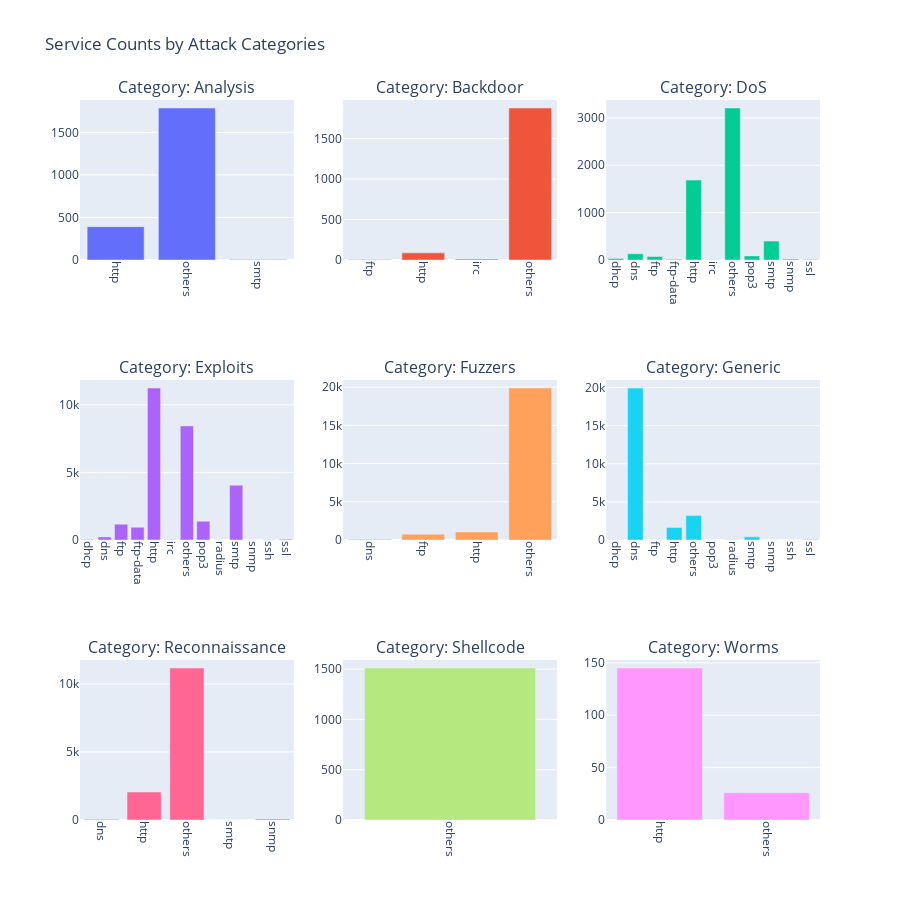

This figure's notebook cell:
### Code cell
fig = make_subplots(rows=3,
                    cols=3,
                    subplot_titles=('Category: Analysis',
                                    'Category: Backdoor',
                                    'Category: DoS',
                                    'Category: Exploits',
                                    'Category: Fuzzers',
                                    'Category: Generic',
                                    'Category: Reconnaissance',
                                    'Category: Shellcode',
                                    'Category: Worms'
                                    )
                    )


# List of attack categories
categories = ['Analysis',
              'Backdoor',
              'DoS',
              'Exploits',
              'Fuzzers',
              'Generic',
              'Reconnaissance',
              'Shellcode',
              'Worms'
              ]


# Row and Column positions for each plot
positions = [
    (1, 1),
    (1, 2),
    (1, 3),
    (2, 1),
    (2, 2),
    (2, 3),
    (3, 1),
    (3, 2),
    (3, 3)
]


# Creating a bar plot for each one
for i, category in enumerate(categories):
    # Filtering the dataframe for each attack category
    df_filtered = df_attacks_cat_services[df_attacks_cat_services['attack_cat'] == category]

    fig.add_trace(go.Bar(x=df_filtered['service'],
                         y=df_filtered['Count'],
                         name=category,
                         marker_color=px.colors.qualitative.Plotly[i]
                         ),
                  row=positions[i][0],
                  col=positions[i][1]
                  )


fig.update_layout(height=900,
                  width=900,
                  title_text="Service Counts by Attack Categories",
                  showlegend=False
                  )


fig.update_xaxes(tickangle=90)


fig.show()

### Figure 1 — Plotly figure (JSON) as saved in the notebook; plotly's stock layout.template omitted (floating-point values rounded to 4 significant figures)
{"data": [{"marker": {"color": "#636EFA"}, "name": "Analysis", "type": "bar", "x": ["http", "others", "smtp"], "xaxis": "x", "y": [392, 1786, 6], "yaxis": "y"}, {"marker": {"color": "#EF553B"}, "name": "Backdoor", "type": "bar", "x": ["ftp", "http", "irc", "others"], "xaxis": "x2", "y": [7, 88, 11, 1877], "yaxis": "y2"}, {"marker": {"color": "#00CC96"}, "name": "DoS", "type": "bar", "x": ["dhcp", "dns", "ftp", "ftp-data", "http", "irc", "others", "pop3", "smtp", "snmp", "ssl"], "xaxis": "x3", "y": [30, 132, 73, 14, 1687, 7, 3208, 87, 400, 19, 8], "yaxis": "y3"}, {"marker": {"color": "#AB63FA"}, "name": "Exploits", "type": "bar", "x": ["dhcp", "dns", "ftp", "ftp-data", "http", "irc", "others", "pop3", "radius", "smtp", "snmp", "ssh", "ssl"], "xaxis": "x4", "y": [36, 226, 1171, 944, 11246, 12, 8440, 1392, 9, 4050, 7, 14, 52], "yaxis": "y4"}, {"marker": {"color": "#FFA15A"}, "name": "Fuzzers", "type": "bar", "x": ["dns", "ftp", "http", "others"], "xaxis": "x5", "y": [113, 760, 1041, 19881], "yaxis": "y5"}, {"marker": {"color": "#19D3F3"}, "name": "Generic", "type": "bar", "x": ["dhcp", "dns", "ftp", "http", "others", "pop3", "radius", "smtp", "snmp", "ssh", "ssl"], "xaxis": "x6", "y": [36, 19943, 16, 1653, 3201, 7, 18, 411, 6, 5, 82], "yaxis": "y6"}, {"marker": {"color": "#FF6692"}, "name": "Reconnaissance", "type": "bar", "x": ["dns", "http", "others", "smtp", "snmp"], "xaxis": "x7", "y": [47, 2053, 11170, 7, 80], "yaxis": "y7"}, {"marker": {"color": "#B6E880"}, "name": "Shellcode", "type": "bar", "x": ["others"], "xaxis": "x8", "y": [1511], "yaxis": "y8"}, {"marker": {"color": "#FF97FF"}, "name": "Worms", "type": "bar", "x": ["http", "others"], "xaxis": "x9", "y": [145, 26], "yaxis": "y9"}], "layout": {"annotations": [{"font": {"size": 16}, "showarrow": false, "text": "Category: Analysis", "x": 0.1444, "xanchor": "center", "xref": "paper", "y": 1, "yanchor": "bottom", "yref": "paper"}, {"font": {"size": 16}, "showarrow": false, "text": "Category: Backdoor", "x": 0.5, "xanchor": "center", "xref": "paper", "y": 1, "yanchor": "bottom", "yref": "paper"}, {"font": {"size": 16}, "showarrow": false, "text": "Category: DoS", "x": 0.8556, "xanchor": "center", "xref": "paper", "y": 1, "yanchor": "bottom", "yref": "paper"}, {"font": {"size": 16}, "showarrow": false, "text": "Category: Exploits", "x": 0.1444, "xanchor": "center", "xref": "paper", "y": 0.6111, "yanchor": "bottom", "yref": "paper"}, {"font": {"size": 16}, "showarrow": false, "text": "Category: Fuzzers", "x": 0.5, "xanchor": "center", "xref": "paper", "y": 0.6111, "yanchor": "bottom", "yref": "paper"}, {"font": {"size": 16}, "showarrow": false, "text": "Category: Generic", "x": 0.8556, "xanchor": "center", "xref": "paper", "y": 0.6111, "yanchor": "bottom", "yref": "paper"}, {"font": {"size": 16}, "showarrow": false, "text": "Category: Reconnaissance", "x": 0.1444, "xanchor": "center", "xref": "paper", "y": 0.2222, "yanchor": "bottom", "yref": "paper"}, {"font": {"size": 16}, "showarrow": false, "text": "Category: Shellcode", "x": 0.5, "xanchor": "center", "xref": "paper", "y": 0.2222, "yanchor": "bottom", "yref": "paper"}, {"font": {"size": 16}, "showarrow": false, "text": "Category: Worms", "x": 0.8556, "xanchor": "center", "xref": "paper", "y": 0.2222, "yanchor": "bottom", "yref": "paper"}], "height": 900, "showlegend": false, "title": {"text": "Service Counts by Attack Categories"}, "width": 900, "xaxis": {"anchor": "y", "domain": [0, 0.2889], "tickangle": 90}, "xaxis2": {"anchor": "y2", "domain": [0.3556, 0.6444], "tickangle": 90}, "xaxis3": {"anchor": "y3", "domain": [0.7111, 1], "tickangle": 90}, "xaxis4": {"anchor": "y4", "domain": [0, 0.2889], "tickangle": 90}, "xaxis5": {"anchor": "y5", "domain": [0.3556, 0.6444], "tickangle": 90}, "xaxis6": {"anchor": "y6", "domain": [0.7111, 1], "tickangle": 90}, "xaxis7": {"anchor": "y7", "domain": [0, 0.2889], "tickangle": 90}, "xaxis8": {"anchor": "y8", "domain": [0.3556, 0.6444], "tickangle": 90}, "xaxis9": {"anchor": "y9", "domain": [0.7111, 1], "tickangle": 90}, "yaxis": {"anchor": "x", "domain": [0.7778, 1]}, "yaxis2": {"anchor": "x2", "domain": [0.7778, 1]}, "yaxis3": {"anchor": "x3", "domain": [0.7778, 1]}, "yaxis4": {"anchor": "x4", "domain": [0.3889, 0.6111]}, "yaxis5": {"anchor": "x5", "domain": [0.3889, 0.6111]}, "yaxis6": {"anchor": "x6", "domain": [0.3889, 0.6111]}, "yaxis7": {"anchor": "x7", "domain": [0, 0.2222]}, "yaxis8": {"anchor": "x8", "domain": [0, 0.2222]}, "yaxis9": {"anchor": "x9", "domain": [0, 0.2222]}}}
